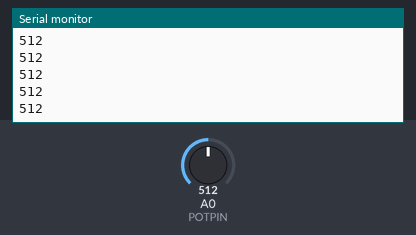
Simulated run of this sketch. Board: Arduino Uno, built with avr-gcc and run on an emulated ATmega328P. Parts: the last lines printed to the serial monitor. Inputs (shaded band) come from the test bench; at power-on: A0 (POTPIN) = 512.

Above: at 1.2 s.
1.3 s: A0 (POTPIN) set to 716
At 2.0 s:
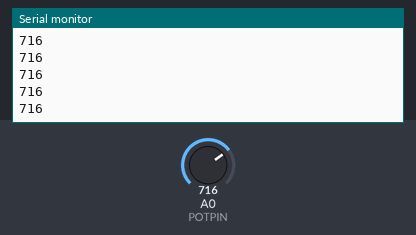
2.8 s: A0 (POTPIN) set to 900
At 3.6 s:
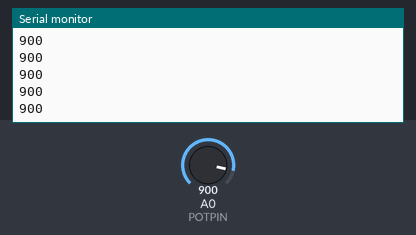
Timing chart, 0 to 5.8 s (numbered marks = the images above; inputs shaded):
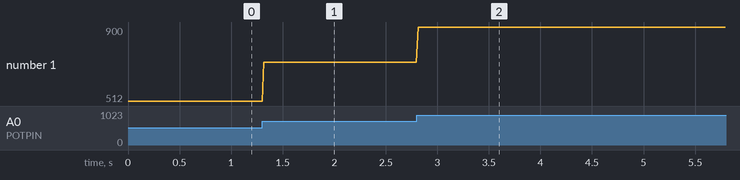

The sketch:

TestPotar1.ino
```cpp
// (licence header left out)
#define TRACE 1
#include "constantes.h"

int valPotar; //Pour recueillir la valeur du potentiomètre

// La fonction setup est appelée une fois
void setup() {
  // Initialise la broche digitale PORT_LED en mode sortie.
  Serial.begin(9600);//Initialise le port série (pour l'affichage dans la fenêtre Moniteur)
}

// La fonction loop crée une boucle infinie
void loop() {
  valPotar = analogRead(POTPIN);

  #if TRACE
//  Serial.print("Valeur du potentiomètre : ");
  Serial.println(valPotar);
  #endif

  delay(15);                       // Attente de 15ms
}
```

constantes.h
```cpp
#define PORT_LED 4
#define ALLUME 1
#define ETEINT 0
const int POTPIN=0;
```

Measured:
- after the input at 1.3 s, the serial monitor: prints a new line at once (image 1)
- after the input at 2.8 s, the serial monitor: prints a new line at once (image 2)
- plotted number 1: 512 → 716 after the input at 1.3 s, 716 → 900 after the input at 2.8 s
